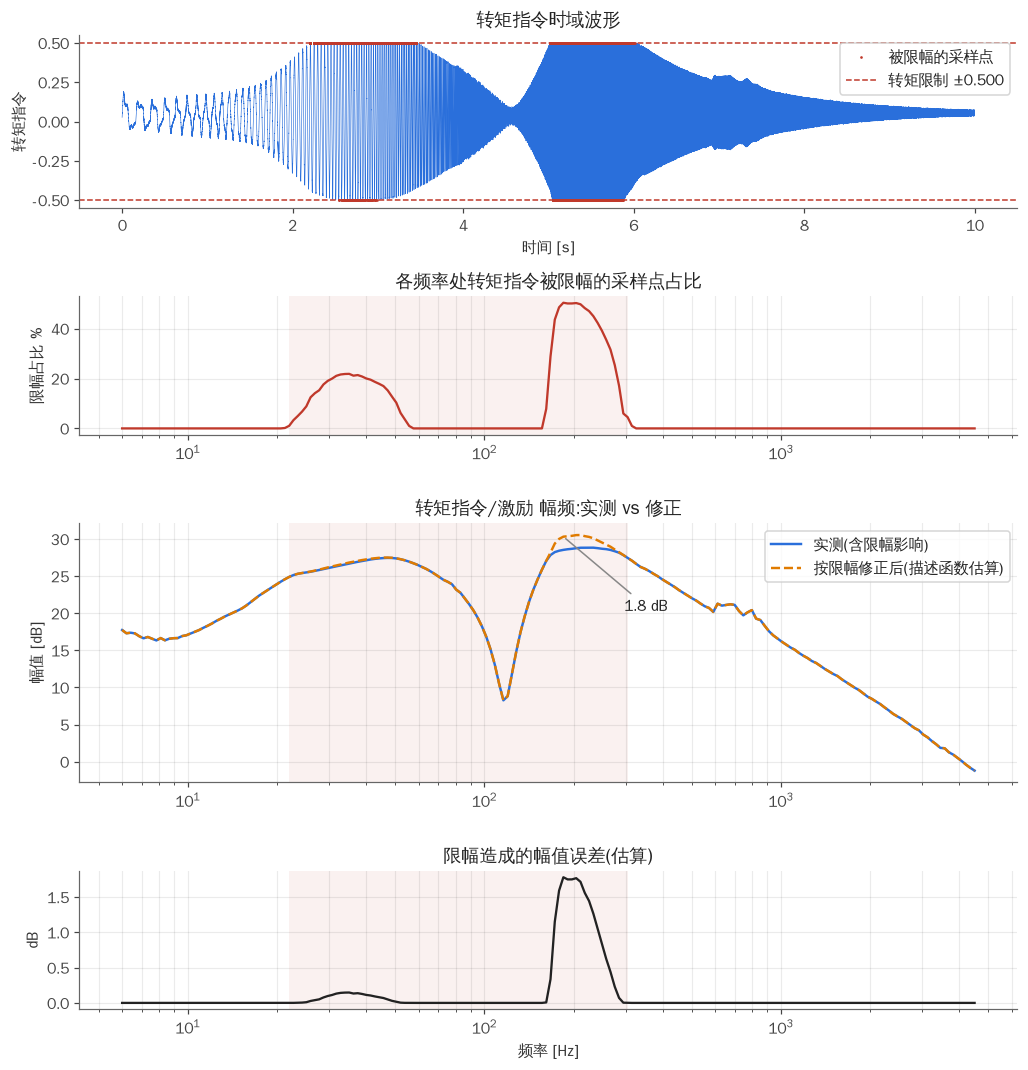

This chart was generated by the following Python code:
"""Effect of torque-command saturation on the Bode curves (Python twin of sat_bode_compare.m).

Assumed channels (GUESS): x1 = excitation/command, x2 = speed feedback, x3 = torque command.
Sweep: log chirp f(t)=f1*(f2/f1)**(t/Tsum); parameters are read from the CSV header.
usage: python sat_bode_compare.py [csv] [torque_limit]
"""
import sys
import numpy as np
import matplotlib
matplotlib.use('Agg')
import matplotlib.pyplot as plt

plt.rcParams.update({'font.sans-serif': ['Noto Sans CJK SC', 'WenQuanYi Zen Hei', 'DejaVu Sans'],
                     'axes.unicode_minus': False, 'axes.spines.top': False, 'axes.spines.right': False,
                     'axes.edgecolor': '#666', 'axes.labelcolor': '#333', 'text.color': '#222',
                     'xtick.color': '#444', 'ytick.color': '#444', 'grid.color': '#000', 'grid.alpha': .08})
BLUE, ORANGE, RED, GRAY = '#2a6fdb', '#e07b00', '#c0392b', '#888'

csv = sys.argv[1] if len(sys.argv) > 1 else 'ScanFreq_20260928-104750.csv'
NHDR = 36
P = {}
with open(csv) as f:
    for _ in range(NHDR):
        k, *v = f.readline().strip().split(',')
        try: P[k] = float(v[0])
        except (ValueError, IndexError): pass
d = np.loadtxt(csv, delimiter=',', skiprows=NHDR)
x1, x2, x3 = d[:, 0], d[:, 1], d[:, 2]
Fs, Tsum = P.get('Pjet.Fs', 16000), P.get('Pjet.Tsum', 10)
f1, f2 = P.get('Pjet.f1', 5), P.get('Pjet.f2', 5000)
limit = float(sys.argv[2]) if len(sys.argv) > 2 else np.abs(x3).max()
thr = 0.999 * limit

t = np.arange(len(x3)) / Fs
kk = np.log(f2 / f1) / Tsum
phase = 2 * np.pi * f1 * (np.exp(kk * t) - 1) / kk          # instantaneous chirp phase

def window(f0):
    tc = Tsum * np.log(f0 / f1) / np.log(f2 / f1)
    w = min(max(8 / f0, 0.02), 0.3)                          # ~8 cycles, 20-300 ms
    return max(int((tc - w / 2) * Fs), 0), min(int((tc + w / 2) * Fs), len(t))

fq = np.geomspace(6, 4500, 200)
X = np.zeros((len(fq), 3), complex)
sat = np.zeros(len(fq))
for i, f in enumerate(fq):
    a, b = window(f)
    e, w = np.exp(-1j * phase[a:b]), np.hanning(b - a)
    for c, x in enumerate((x1, x2, x3)):
        X[i, c] = (x[a:b] * w * e).sum()
    sat[i] = (np.abs(x3[a:b]) >= thr).mean()

H31, H21, H23 = X[:, 2] / X[:, 0], X[:, 1] / X[:, 0], X[:, 1] / X[:, 2]

# first-order correction: clipped sine -> fundamental gain N(r), r = limit/true amplitude
N = np.ones(len(fq))
m = sat > 0.01
r = np.sin((1 - sat[m]) * np.pi / 2)
N[m] = (2 / np.pi) * (np.arcsin(r) + r * np.sqrt(1 - r ** 2))
Hc31 = H31 / N

db = lambda h: 20 * np.log10(np.abs(h))
err = db(Hc31) - db(H31)
lo, hi = fq[m].min(), fq[m].max()
print(f'Saturated band {lo:.1f}-{hi:.1f} Hz, max clipped {100 * sat.max():.1f} %')
print(f'Max estimated x3/x1 magnitude error {err.max():.2f} dB at {fq[err.argmax()]:.0f} Hz')

def band(ax):
    ax.axvspan(lo, hi, color=RED, alpha=.07, lw=0)
    ax.grid(True, which='both')

fig = plt.figure(figsize=(11, 11.5))
gs = fig.add_gridspec(4, 1, height_ratios=[1, .8, 1.5, .8], hspace=.5)
ax = fig.add_subplot(gs[0])
clip = np.abs(x3) >= thr
ax.plot(t, x3, lw=.4, color=BLUE)
ax.plot(t[clip], x3[clip], '.', ms=1.5, color=RED, label='被限幅的采样点')
ax.axhline(limit, color=RED, ls='--', lw=1); ax.axhline(-limit, color=RED, ls='--', lw=1, label=f'转矩限制 ±{limit:.3f}')
ax.set(xlabel='时间 [s]', ylabel='转矩指令', title='转矩指令时域波形'); ax.legend(loc='upper right')

ax = fig.add_subplot(gs[1]); ax.semilogx(fq, 100 * sat, color=RED, lw=1.5); band(ax)
ax.set(ylabel='限幅占比 %', title='各频率处转矩指令被限幅的采样点占比')

ax = fig.add_subplot(gs[2]); band(ax)
ax.semilogx(fq, db(H31), color=BLUE, lw=1.6, label='实测(含限幅影响)')
ax.semilogx(fq, db(Hc31), color=ORANGE, lw=1.6, ls='--', label='按限幅修正后(描述函数估算)')
ax.set(ylabel='幅值 [dB]', title='转矩指令/激励 幅频:实测 vs 修正'); ax.legend(loc='upper right')
ax.annotate(f'{err.max():.1f} dB', (fq[err.argmax()], db(Hc31)[err.argmax()]), (fq[err.argmax()] * 1.6, db(Hc31)[err.argmax()] - 10),
            arrowprops=dict(arrowstyle='-', color=GRAY), color='#222')

ax = fig.add_subplot(gs[3]); band(ax); ax.semilogx(fq, err, color='#222', lw=1.5)
ax.set(xlabel='频率 [Hz]', ylabel='dB', title='限幅造成的幅值误差(估算)')
fig.savefig('sat_bode_compare.png', dpi=110, bbox_inches='tight')

# second figure: which curves are affected
fig2, axs = plt.subplots(2, 2, figsize=(11, 7), sharex=True)
for j, (H, nm) in enumerate(((H23, '速度反馈/转矩指令(被控对象,用的是实际被限幅的转矩)'), (H21, '速度反馈/激励(闭环,受限幅影响)'))):
    axs[0, j].semilogx(fq, db(H), color=BLUE, lw=1.5); axs[0, j].set(title=nm, ylabel='幅值 [dB]')
    axs[1, j].semilogx(fq, np.degrees(np.unwrap(np.angle(H))), color=BLUE, lw=1.5); axs[1, j].set(ylabel='相位 [°]', xlabel='频率 [Hz]')
    band(axs[0, j]); band(axs[1, j])
fig2.suptitle('色块:限幅频段。500 Hz 以上速度反馈分辨率不足,不可信。', y=.995, fontsize=10)
fig2.tight_layout(); fig2.savefig('sat_bode_curves.png', dpi=110)
